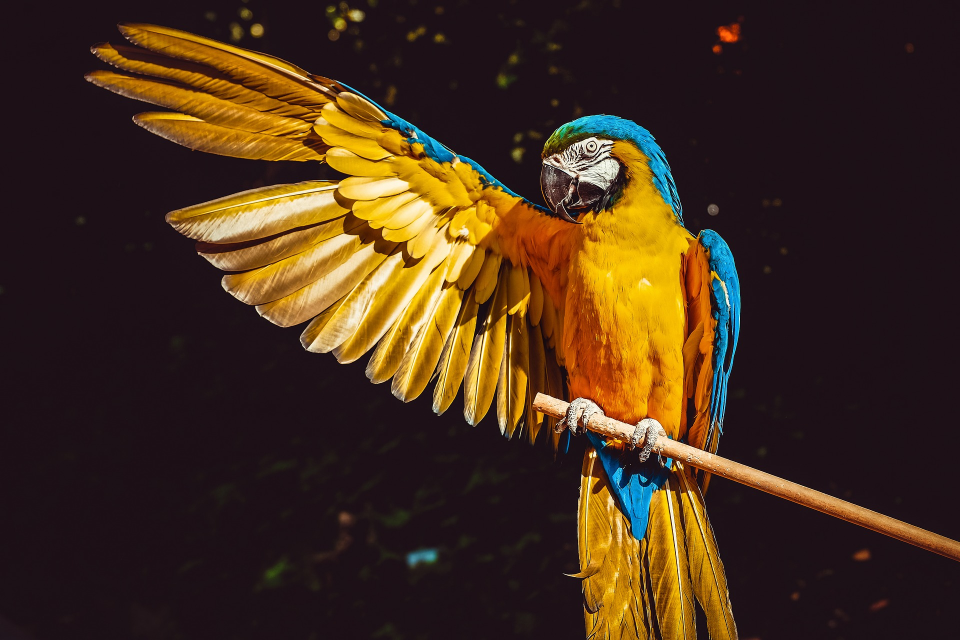
#> input picture opencv/ara.jpg, 1920 x 1280 px (shown at 1/2 size)
$ python manifold1.py   (older library calls are emulated)
#> lines starting #> are read from the running program, lines starting #| are printed output that depends on the picture; after the words box and inside, x2 and y2 are one past the last pixel; in counts of white or black regions, pixels touching at a corner belong together
import scipy as sp
import numpy as np
import cv2
from skimage.segmentation import slic
from scipy.linalg import inv
import matplotlib.pyplot as plt

# cv_ver = int(cv2.__version__.split('.')[0])
# _cv2_LOAD_IMAGE_COLOR = cv2.IMREAD_COLOR if cv_ver >= 3 else cv2.CV_LOAD_IMAGE_COLOR


class MR_saliency(object):
    """Python implementation of manifold ranking saliency"""
    weight_parameters = {'alpha': 0.99,
                         'delta': 0.1}
    superpixel_parameters = {'segs': 200,
                             'compactness': 10,
                             'max_iter': 10,
                             'sigma': 1,
                             'spacing': None,
                             'multichannel': True,
                             'convert2lab': None,
                             'enforce_connectivity': False,
                             'min_size_factor': 0.5,
                             'max_size_factor': 3,
                             'slic_zero': False}
    binary_thre = None

    def __init__(self, alpha=0.99, delta=0.1,
                 segs=200, compactness=10,
                 max_iter=10, sigma=1,
                 spacing=None, multichannel=True,
                 convert2lab=None, enforce_connectivity=False,
                 min_size_factor=0.5, max_size_factor=3,
                 slic_zero=False):
        self.weight_parameters['alpha'] = alpha
        self.weight_parameters['delta'] = delta
        self.superpixel_parameters['segs'] = segs
        self.superpixel_parameters['compactness'] = compactness
        self.superpixel_parameters['max_iter'] = max_iter
        self.superpixel_parameters['sigma'] = sigma
        self.superpixel_parameters['spacing'] = spacing
        self.superpixel_parameters['multichannel'] = multichannel
        self.superpixel_parameters['convert2lab'] = convert2lab
        self.superpixel_parameters['enforce_connectivity'] = enforce_connectivity
        self.superpixel_parameters['min_size_factor'] = min_size_factor
        self.superpixel_parameters['max_size_factor'] = max_size_factor
        self.superpixel_parameters['slic_zero'] = slic_zero

    def saliency(self, img):
        # read image
        img = self.__MR_readimg(img)
        # superpixel
        labels = self.__MR_superpixel(img)
        # affinity matrix
        aff = self.__MR_affinity_matrix(img, labels)
        # first round
        first_sal = self.__MR_first_stage_saliency(aff, labels)
        # second round
        fin_sal = self.__MR_final_saliency(first_sal, labels, aff)

        return self.__MR_fill_superpixel_with_saliency(labels, fin_sal)

    def __MR_superpixel(self, img):
        return slic(img, self.superpixel_parameters['segs'],
                    self.superpixel_parameters['compactness'],
                    self.superpixel_parameters['max_iter'],
                    self.superpixel_parameters['sigma'],
                    self.superpixel_parameters['spacing'],
                    self.superpixel_parameters['multichannel'],
                    self.superpixel_parameters['convert2lab'],
                    self.superpixel_parameters['enforce_connectivity'],
                    self.superpixel_parameters['min_size_factor'],
                    self.superpixel_parameters['max_size_factor'],
                    self.superpixel_parameters['slic_zero'])

    def __MR_superpixel_mean_vector(self, img, labels):
        s = sp.amax(labels) + 1
        vec = sp.zeros((s, 3)).astype(float)
        for i in range(s):
            mask = labels == i
            super_v = img[mask].astype(float)
            mean = sp.mean(super_v, 0)
            vec[i] = mean
        return vec

    def __MR_affinity_matrix(self, img, labels):
        W, D = self.__MR_W_D_matrix(img, labels)
        aff = inv(D - self.weight_parameters['alpha'] * W)
        aff[sp.eye(sp.amax(labels) + 1).astype(bool)] = 0.0  # diagonal elements to 0
        return aff

    def __MR_saliency(self, aff, indictor):
        return sp.dot(aff, indictor)

    def __MR_W_D_matrix(self, img, labels):
        s = sp.amax(labels) + 1
        vect = self.__MR_superpixel_mean_vector(img, labels)

        adj = self.__MR_get_adj_loop(labels)

        W = sp.spatial.distance.squareform(sp.spatial.distance.pdist(vect))

        W = sp.exp(-1 * W / self.weight_parameters['delta'])
        W[adj.astype(np.bool)] = 0

        D = sp.zeros((s, s)).astype(float)
        for i in range(s):
            D[i, i] = sp.sum(W[i])

        return W, D

    def __MR_boundary_indictor(self, labels):
        s = sp.amax(labels) + 1
        up_indictor = (sp.ones((s, 1))).astype(float)
        right_indictor = (sp.ones((s, 1))).astype(float)
        low_indictor = (sp.ones((s, 1))).astype(float)
        left_indictor = (sp.ones((s, 1))).astype(float)

        upper_ids = sp.unique(labels[0, :]).astype(int)
        right_ids = sp.unique(labels[:, labels.shape[1] - 1]).astype(int)
        low_ids = sp.unique(labels[labels.shape[0] - 1, :]).astype(int)
        left_ids = sp.unique(labels[:, 0]).astype(int)

        up_indictor[upper_ids] = 0.0
        right_indictor[right_ids] = 0.0
        low_indictor[low_ids] = 0.0
        left_indictor[left_ids] = 0.0

        return up_indictor, right_indictor, low_indictor, left_indictor

    def __MR_second_stage_indictor(self, saliency_img_mask, labels):
        s = sp.amax(labels) + 1
        # get ids from labels image
        ids = sp.unique(labels[saliency_img_mask]).astype(int)
        # indictor
        indictor = sp.zeros((s, 1)).astype(float)
        indictor[ids] = 1.0
        return indictor

    def __MR_get_adj_loop(self, labels):
        s = sp.amax(labels) + 1

        adj = np.ones((s, s), np.bool)

        for i in range(labels.shape[0] - 1):
            for j in range(labels.shape[1] - 1):
                if labels[i, j] != labels[i + 1, j]:
                    adj[labels[i, j], labels[i + 1, j]] = False
                    adj[labels[i + 1, j], labels[i, j]] = False
                if labels[i, j] != labels[i, j + 1]:
                    adj[labels[i, j], labels[i, j + 1]] = False
                    adj[labels[i, j + 1], labels[i, j]] = False
                if labels[i, j] != labels[i + 1, j + 1]:
                    adj[labels[i, j], labels[i + 1, j + 1]] = False
                    adj[labels[i + 1, j + 1], labels[i, j]] = False
                if labels[i + 1, j] != labels[i, j + 1]:
                    adj[labels[i + 1, j], labels[i, j + 1]] = False
                    adj[labels[i, j + 1], labels[i + 1, j]] = False

        upper_ids = sp.unique(labels[0, :]).astype(int)
        right_ids = sp.unique(labels[:, labels.shape[1] - 1]).astype(int)
        low_ids = sp.unique(labels[labels.shape[0] - 1, :]).astype(int)
        left_ids = sp.unique(labels[:, 0]).astype(int)

        bd = np.append(upper_ids, right_ids)
        bd = np.append(bd, low_ids)
        bd = sp.unique(np.append(bd, left_ids))

        for i in range(len(bd)):
            for j in range(i + 1, len(bd)):
                adj[bd[i], bd[j]] = False
                adj[bd[j], bd[i]] = False

        return adj

    def __MR_fill_superpixel_with_saliency(self, labels, saliency_score):
        sa_img = labels.copy().astype(float)
        for i in range(sp.amax(labels) + 1):
            mask = labels == i
            sa_img[mask] = saliency_score[i]
        return cv2.normalize(sa_img, None, 0, 255, cv2.NORM_MINMAX)

    def __MR_first_stage_saliency(self, aff, labels):
        up, right, low, left = self.__MR_boundary_indictor(labels)
        up_sal = 1 - self.__MR_saliency(aff, up)
        up_img = self.__MR_fill_superpixel_with_saliency(labels, up_sal)

        right_sal = 1 - self.__MR_saliency(aff, right)
        right_img = self.__MR_fill_superpixel_with_saliency(labels, right_sal)

        low_sal = 1 - self.__MR_saliency(aff, low)
        low_img = self.__MR_fill_superpixel_with_saliency(labels, low_sal)

        left_sal = 1 - self.__MR_saliency(aff, left)
        left_img = self.__MR_fill_superpixel_with_saliency(labels, left_sal)

        return 1 - up_img * right_img * low_img * left_img

    def __MR_final_saliency(self, integrated_sal, labels, aff):
        # get binary image
        if self.binary_thre == None:
            thre = sp.median(integrated_sal.astype(float))

        mask = integrated_sal > thre
        # get indicator
        ind = self.__MR_second_stage_indictor(mask, labels)

        return self.__MR_saliency(aff, ind)

    # read image
    def __MR_readimg(self, img):
        # if isinstance(img, str):  # a image path
        #     img = cv2.imread(img, _cv2_LOAD_IMAGE_COLOR)
        img = cv2.cvtColor(img, cv2.COLOR_RGB2LAB).astype(float) / 255
        h = 100
        w = int(float(h) / float(img.shape[0]) * float(img.shape[1]))
        return cv2.resize(img, (w, h))


mr = MR_saliency()
sal = mr.saliency(cv2.imread('ara.jpg'))
#> in __MR_superpixel, `return slic(img, self.superpixel_parameters['segs'], self.superpixel_p..`:
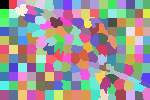
#> returned value: shape (100, 150) int64; 187 distinct labels, from 0 to 186; one colour per label, 0 black
#> in __MR_W_D_matrix, `s = sp.amax(labels) + 1`: s = 187
#> the loop in __MR_superpixel_mean_vector, `for i in range(s):` made 187 passes
#> mean on passes 1 to 3: [0.0581, 0.525, 0.475], [0.0626, 0.525, 0.472], [0.0768, 0.525, 0.464]
#> pass 1, in __MR_superpixel_mean_vector, `mask = labels == i`:
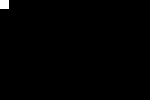
#> mask: shape (100, 150) bool; 0.54% white; 1 white region, box (x1, y1, x2, y2) and area: (0, 0, 9, 9) 81
#> after the loop in __MR_superpixel_mean_vector, `for i in range(s):`: vec = 187 rows, first 8: [0.0581, 0.525, 0.475], [0.0626, 0.525, 0.472], [0.0768, 0.525, 0.464], [0.0677, 0.524, 0.47], [0.105, 0.516, 0.463], [0.0733, 0.521, 0.472], [0.0956, 0.517, 0.469], [0.0725, 0.521, 0.471]
#> in __MR_W_D_matrix, `vect = self.__MR_superpixel_mean_vector(img, labels)`: vect has the same summary as vec in __MR_superpixel_mean_vector
#> in __MR_get_adj_loop, `s = sp.amax(labels) + 1`: s = 187
#> after the loop in __MR_get_adj_loop, `for i in range(labels.shape[0] - 1):`: adj: shape (187, 187) bool; 96.7% white; black in thin lines or dots
#> in __MR_get_adj_loop, `upper_ids = sp.unique(labels[0, :]).astype(int)`: upper_ids = 17 values from 0 to 16
#> in __MR_get_adj_loop, `right_ids = sp.unique(labels[:, labels.shape[1] - 1]).astype(int)`: right_ids = [16, 33, 50, 67, 84, 101, 118, 135, 152, 169, 186]
#> in __MR_get_adj_loop, `low_ids = sp.unique(labels[labels.shape[0] - 1, :]).astype(int)`: low_ids = 17 values from 170 to 186
#> in __MR_get_adj_loop, `left_ids = sp.unique(labels[:, 0]).astype(int)`: left_ids = [0, 17, 34, 51, 68, 85, 102, 119, 136, 153, 170]
#> in __MR_get_adj_loop, `bd = np.append(upper_ids, right_ids)`: bd = 28 values from 0 to 186
#> in __MR_get_adj_loop, `bd = np.append(bd, low_ids)`: bd = 45 values, max 186 at index 27, min 0 at index 0, mean 94.96
#> in __MR_get_adj_loop, `bd = sp.unique(np.append(bd, left_ids))`: bd = 52 values from 0 to 186
#> the loop in __MR_get_adj_loop, `for i in range(len(bd)):` made 52 passes
#> after the loop in __MR_get_adj_loop, `for i in range(len(bd)):`:
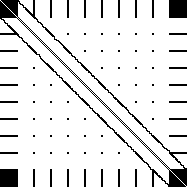
#> adj: shape (187, 187) bool; 89.5% white; 73 black regions (42 under 20 px), largest, box (x1, y1, x2, y2) and area: (0, 0, 187, 187) 1858, (169, 0, 187, 18) 324, (0, 169, 18, 187) 324
#> in __MR_W_D_matrix, `D = sp.zeros((s, s)).astype(float)`: D: shape (187, 187) float64; every value is 0
#> after the loop in __MR_W_D_matrix, `for i in range(s):`: D: shape (187, 187) float64; min 0, max 47.85, mean 0.1
#> in __MR_affinity_matrix, `aff[sp.eye(sp.amax(labels) + 1).astype(bool)] = 0.0`:
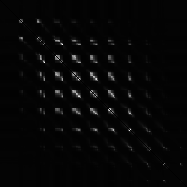
#> aff: shape (187, 187) float64; min 0, max 2.18, mean 0.0586; drawn with min black and max white
#> in __MR_boundary_indictor, `s = sp.amax(labels) + 1`: s = 187
#> in __MR_boundary_indictor, `up_indictor = (sp.ones((s, 1))).astype(float)`: up_indictor = 187 values from 1 to 1
#> in __MR_boundary_indictor, `upper_ids = sp.unique(labels[0, :]).astype(int)`: upper_ids = 17 values from 0 to 16
#> in __MR_boundary_indictor, `right_ids = sp.unique(labels[:, labels.shape[1] - 1]).astype(int)`: right_ids = [16, 33, 50, 67, 84, 101, 118, 135, 152, 169, 186]
#> in __MR_boundary_indictor, `low_ids = sp.unique(labels[labels.shape[0] - 1, :]).astype(int)`: low_ids = 17 values from 170 to 186
#> in __MR_boundary_indictor, `left_ids = sp.unique(labels[:, 0]).astype(int)`: left_ids = [0, 17, 34, 51, 68, 85, 102, 119, 136, 153, 170]
#> in __MR_first_stage_saliency, `up, right, low, left = self.__MR_boundary_indictor(labels)`: up = 187 values from 0 to 1; right = 187 values, max 1 at index 0, min 0 at index 16, mean 0.941; low = 187 values, max 1 at index 0, min 0 at index 170, mean 0.909; left = 187 values, max 1 at index 1, min 0 at index 0, mean 0.941
#> in __MR_first_stage_saliency, `up_sal = 1 - self.__MR_saliency(aff, up)`: up_sal = 187 values, max -4.4 at index 170, min -26.88 at index 75, mean -9.41
#> after the loop in __MR_fill_superpixel_with_saliency, `for i in range(sp.amax(labels) + 1):`:
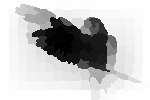
#> sa_img: shape (100, 150) float64; min -26.88, max -4.4, mean -9.39; drawn with min black and max white
#> in __MR_first_stage_saliency, `right_sal = 1 - self.__MR_saliency(aff, right)`: right_sal = 187 values, max -4.62 at index 170, min -27.01 at index 75, mean -9.61
#> in __MR_first_stage_saliency, `low_sal = 1 - self.__MR_saliency(aff, low)`: low_sal = 187 values, max -4.4 at index 16, min -26.88 at index 75, mean -9.4
#> in __MR_first_stage_saliency, `left_sal = 1 - self.__MR_saliency(aff, left)`: left_sal = 187 values, max -4.62 at index 16, min -27.01 at index 75, mean -9.61
#> in __MR_first_stage_saliency, `return 1 - up_img * right_img * low_img * left_img`:
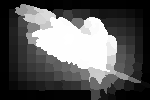
#> returned value: shape (100, 150) float64; min -4.22e+09, max 1, mean -2.73e+09; drawn with min black and max white
#> in __MR_final_saliency, `thre = sp.median(integrated_sal.astype(float))`: thre = -3.41e+09
#> in __MR_final_saliency, `mask = integrated_sal > thre`: mask: shape (100, 150) bool; 49.9% white; 1 white region, box (x1, y1, x2, y2) and area: (15, 4, 141, 100) 7485
#> in __MR_second_stage_indictor, `s = sp.amax(labels) + 1`: s = 187
#> in __MR_second_stage_indictor, `ids = sp.unique(labels[saliency_img_mask]).astype(int)`: ids = 91 values from 19 to 180
#> in __MR_second_stage_indictor, `indictor = sp.zeros((s, 1)).astype(float)`: indictor = 187 values from 0 to 0
#> in __MR_final_saliency, `ind = self.__MR_second_stage_indictor(mask, labels)`: ind = 187 values, max 1 at index 19, min 0 at index 0, mean 0.487
#> in saliency, `fin_sal = self.__MR_final_saliency(first_sal, labels, aff)`: fin_sal = 187 values, max 26 at index 75, min 2.63 at index 16, mean 7.7
#> after the loop in __MR_fill_superpixel_with_saliency (call 5), `for i in range(sp.amax(labels) + 1):`:
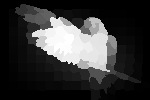
#> sa_img: shape (100, 150) float64; min 2.63, max 26, mean 7.7; drawn with min black and max white

plt.imshow(sal)
plt.show()
